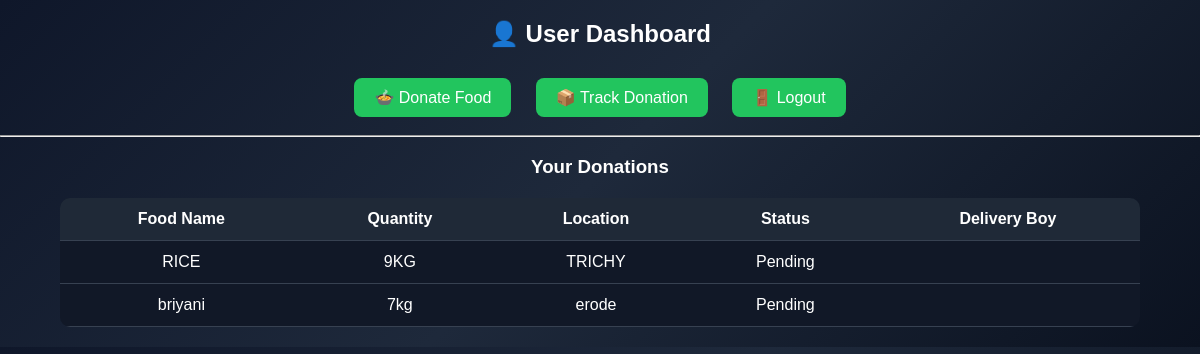
Page /user_dashboard (signed in) on the committed database.
### tables this page shows
CREATE TABLE donations(
        id INTEGER PRIMARY KEY AUTOINCREMENT,
        user_email TEXT,
        food_name TEXT,
        quantity TEXT,
        location TEXT,
        status TEXT DEFAULT 'Pending',
        delivery_boy TEXT DEFAULT ''
    );

### app.py (the view)
@app.route("/user_dashboard")
def user_dashboard():
    if "user" not in session:
        return redirect(url_for("user_login"))
    user_email = session["user"]
    conn = sqlite3.connect(DB)
    cur = conn.cursor()
    cur.execute("""
        SELECT food_name, quantity, location, status, delivery_boy
        FROM donations
        WHERE user_email=?
        ORDER BY id DESC
    """, (user_email,))
    donations = cur.fetchall()
    conn.close()
    return render_template(
        "user_dashboard.html",
        donations=donations,
        user_email=user_email
    )

### templates/user_dashboard.html (shortened to what this page needs)
<!DOCTYPE html>
<html>
<head>
</head>
<body>
<h2>👤 User Dashboard</h2>
<a href="/donate_food">🍲 Donate Food</a>
<a href="/track_donation">📦 Track Donation</a>
<a href="/logout">🚪 Logout</a>
<hr>
<h3>Your Donations</h3>
<table>
    <tr>
        <th>Food Name</th>
        <th>Quantity</th>
        <th>Location</th>
        <th>Status</th>
        <th>Delivery Boy</th>
    </tr>
    {% for d in donations %}
    <tr>
        <td>{{ d[0] }}</td>
        <td>{{ d[1] }}</td>
        <td>{{ d[2] }}</td>
        <td>{{ d[3] }}</td>
        <td>{{ d[4] }}</td>
    </tr>
    {% endfor %}
</table>
</body>
</html>

### templates/user_dashboard.html (style rules this page uses)
body { margin:0; font-family:Poppins, sans-serif; background:linear-gradient(135deg,#0f172a,#1e293b,#0b1220); color:white; text-align:center; }
h2 { margin-top:20px; }
a { display:inline-block; margin:10px; padding:10px 20px; background:#22c55e; color:white; text-decoration:none; border-radius:8px; }
table { width:90%; margin:20px auto; border-collapse:collapse; background:#111827; border-radius:10px; overflow:hidden; }
th,td { padding:12px; border-bottom:1px solid #374151; }
th { background:#1f2937; }

### rows in the picture
donations: food_name "RICE", quantity "9KG", location "TRICHY", status "Pending"
donations: food_name "briyani", quantity "7kg", location "erode", status "Pending"
